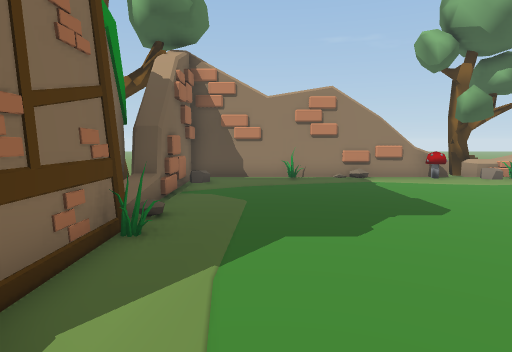
View 1 (above)

16 first-person views from a walk through a scene from a Unity 3-D project. The camera is 1.4 m above the floor, tilts 6° down and sees 75° across. The floor is counted in squares, 1 m on a side. Each view is taken from the middle of a square. On the plan, view 1 faces up. The plan holds only what a view shows up to about 15 squares ahead; the rest is blank. The place goes on beyond the plan. The player is left out. Some animated figures are not drawn.

View 2
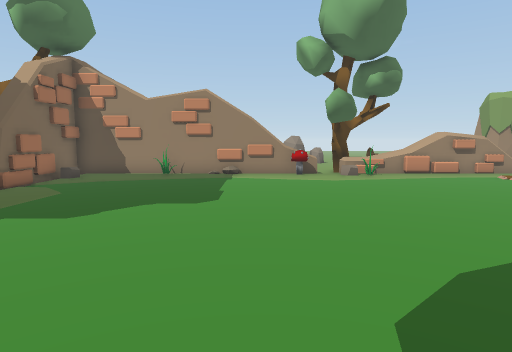

View 3
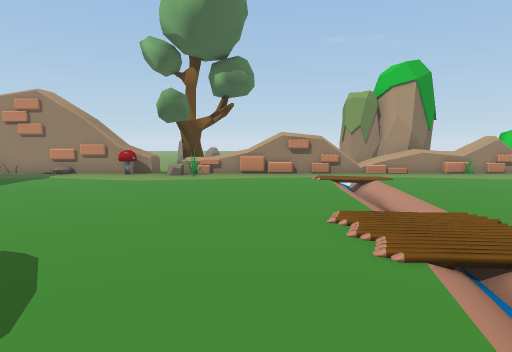

View 4
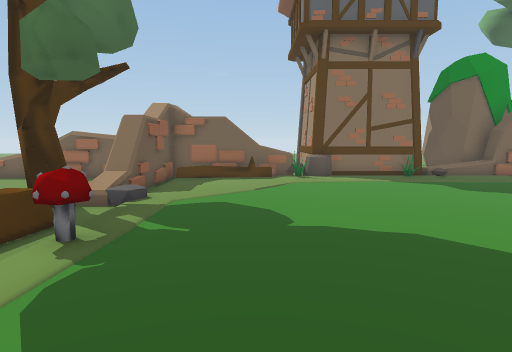

View 5
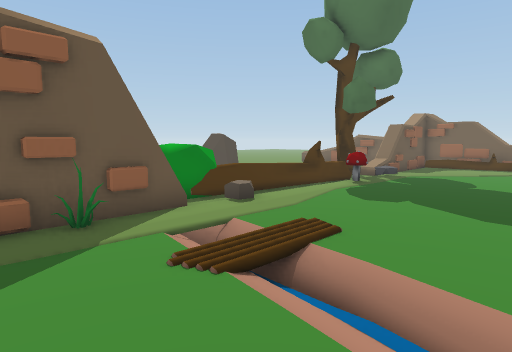

View 6
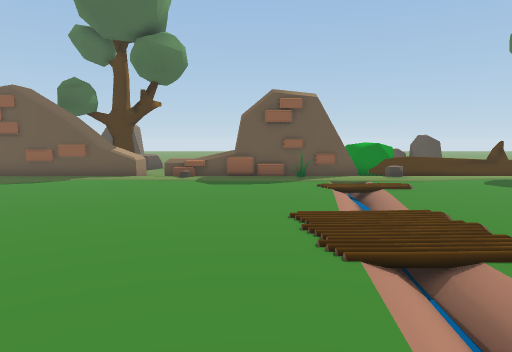

View 7
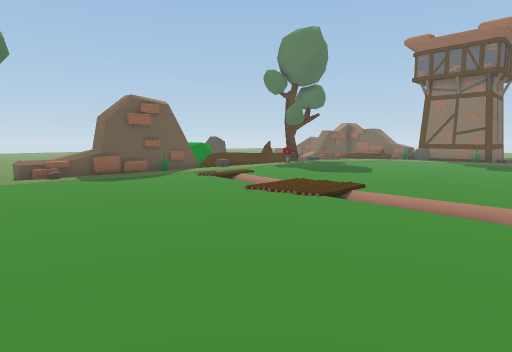

View 8
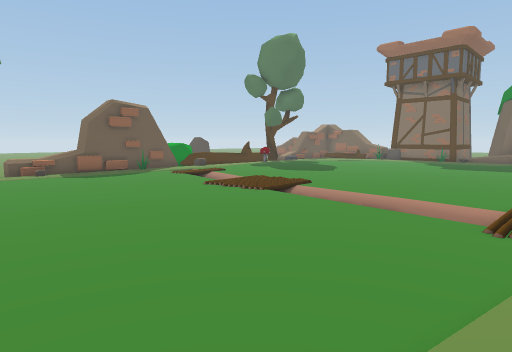

View 9
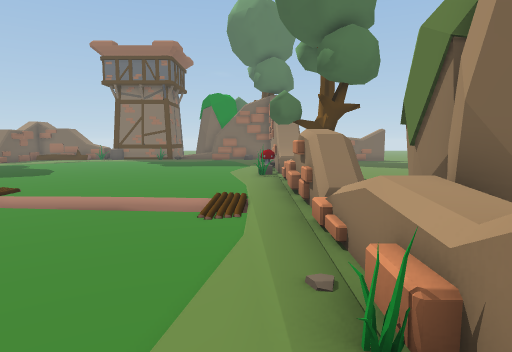

View 10
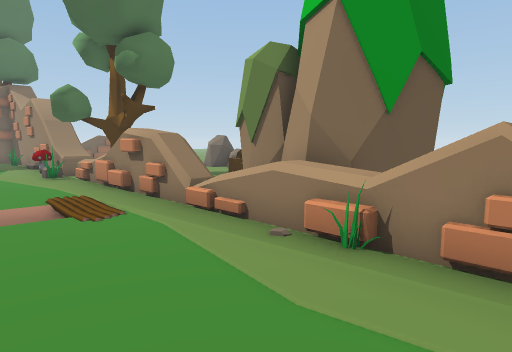

View 11
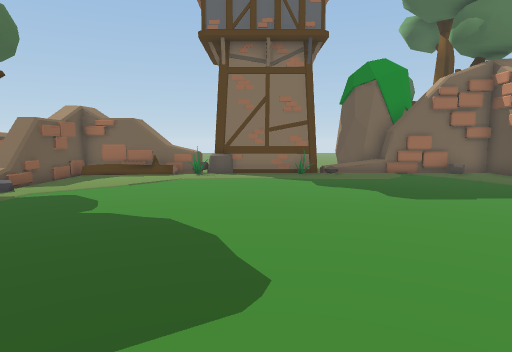

View 12
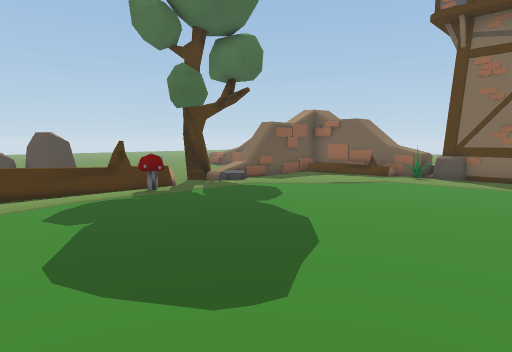

View 13
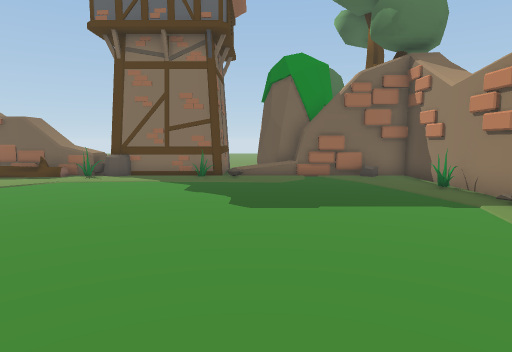

View 14
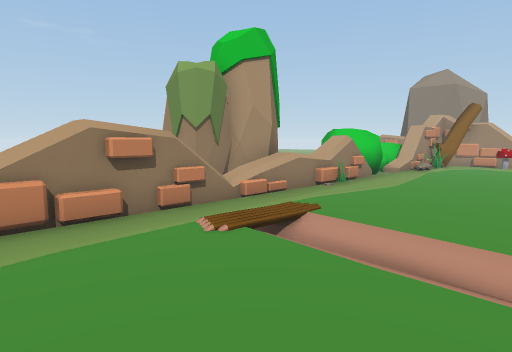

View 15
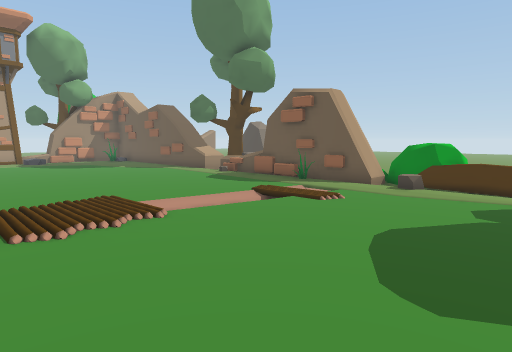

View 16
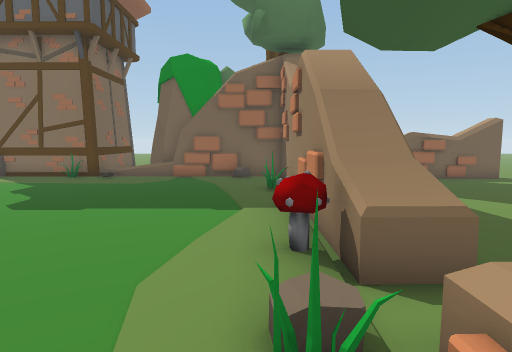

### Floor plan
Key: @ floor where view 1 was taken; # wall or solid block; x gap in a wall; . main floor; - floor 0.25 m lower than the main floor; : floor 1.25 m higher than the main floor; + floor 1.75 m higher than the main floor; / step, stairs or slope; = window, fence, low wall or low ledge; ^ raised ledge; v drop or lower ground; B bush; R rock; O other object.
Columns run from 4 left of view 1 to 23 right of it. Each row starts with its distance up from view 1.
 19   #....
 18   # .....
 17       ....
 16          ..          #  #
 15           .. #       ####
 14           #^.#==:++  //////=
 13  ######OO#^=.#x==###=//===v=
 12  ##........=//.....//.......
 11  ##................./.......
 10  ##................//.......
  9 ###................//.......
  8 #/................./........
  7  /................./........
  6  //................/........
  5 ###...............=/.......
  4   #................^........
  3   #...............=/=.......
  2   #...............//........
  1 ###.............../.........
  0  ^=.@............./.........
 -1  ^=.........................
 -2  ##...............-.........
 -3   #=......=.................
 -4   ####.O..==...//#####^^^.^^
 -5      ##O.=^#^^^^B##   #^^=^^
 -6        #.  ===^BBB
 -7   #    ..
 -8   #
 -9   #.       RRR
-10   =.       RRR
-11   ^

Positions as (right, up) in squares from view 1, and headings:
1: (0, 0), facing up
2: (5, -1), facing up
3: (12, -1), facing up
4: (11, -1), facing left
5: (17, 2), facing down-left
6: (17, 9), facing down
7: (23, 10), facing down-left
8: (23, 12), facing down-left
9: (23, 12), facing left
10: (23, 9), facing up-left
11: (12, 3), facing left
12: (11, 5), facing down-left
13: (11, 7), facing left
14: (11, 7), facing up-right
15: (8, 6), facing down-right
16: (11, 12), facing left
